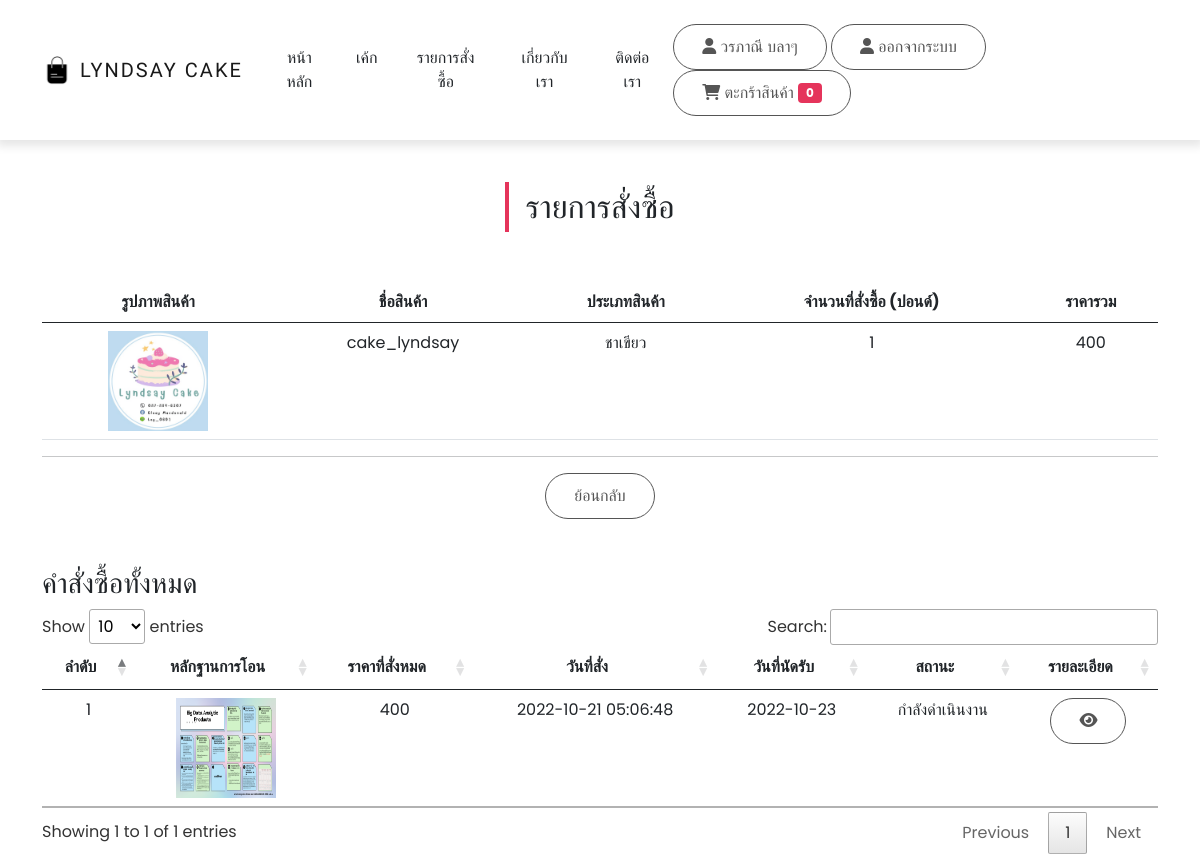
The page /orders.php?detail_order=1 (signed in) on the database its author committed.
### tables this page shows
CREATE TABLE `order_head` (
  `o_id` int(10) NOT NULL,
  `o_dttm` datetime NOT NULL,
  `o_name` varchar(255) NOT NULL,
  `o_email` varchar(255) NOT NULL,
  `o_phone` varchar(10) NOT NULL,
  `o_lineid` varchar(255) NOT NULL,
  `o_datemeet` varchar(255) NOT NULL,
  `o_prove` text NOT NULL,
  `o_status` int(11) NOT NULL,
  `o_qty` int(11) NOT NULL,
  `o_total` float NOT NULL,
  `user_id` int(11) NOT NULL
);

CREATE TABLE `products` (
  `product_id` int(11) NOT NULL,
  `product_name` varchar(255) NOT NULL,
  `product_detail` text NOT NULL,
  `product_price` int(11) NOT NULL,
  `product_image` text NOT NULL,
  `cate_id` int(11) NOT NULL
);

CREATE TABLE `category` (
  `cate_id` int(11) NOT NULL,
  `cate_name` varchar(255) NOT NULL
);

CREATE TABLE `order_detail` (
  `d_id` int(10) NOT NULL,
  `o_id` int(11) NOT NULL,
  `product_id` int(11) NOT NULL,
  `d_qty` int(11) NOT NULL,
  `d_subtotal` float NOT NULL,
  `d_text` text NOT NULL
);

### orders.php (the view, shortened to what this page needs)
<?php
include_once('system/config.php');
?>
<!DOCTYPE html>
<html lang="en">
<head>
  <link rel="stylesheet" href="css/bootstrap.min.css">
  <link rel="stylesheet" href="css/all.min.css">
  <link rel="stylesheet" href="css/fontawesome.min.css">
  <link rel="stylesheet" href="css/jquery.dataTables.min.css">
  <link rel="stylesheet" href="css/main.css">
</head>
<body>
  <?php include('includes/navbar.inc.php'); ?>
  <section id="section" class="py-5">
    <div class="container">
      <div class="title text-center">
        <h2 class="position-relative d-inline-block">รายการสั่งซื้อ</h2>
      </div>
    </div>
  </section>
  <?php
  if(isset($_GET['detail_order'])) {
    $detail_order_id = $_GET['detail_order'];
  ?>
  <div class="container">
    <table class="table">
      <thead>
        <tr class="text-center">
          <th>รูปภาพสินค้า</th>
          <th>ชื่อสินค้า</th>
          <th>ประเภทสินค้า</th>
          <th>จำนวนที่สั่งซื้อ (ปอนด์)</th>
          <th>ราคารวม</th>
        </tr>
      </thead>
      <tbody>
        <?php
          $list_order_detail_sql = "SELECT * FROM order_head INNER JOIN order_detail ON order_head.o_id = order_detail.o_id INNER JOIN products ON order_detail.product_id = products.product_id INNER JOIN category ON products.cate_id = category.cate_id WHERE order_head.o_id = $detail_order_id";
          $list_order_detail_query = mysqli_query($conn, $list_order_detail_sql);
          while($list_order_detail_row = mysqli_fetch_array($list_order_detail_query)) {
        ?>
        <tr class="text-center">
          <td><img src="img/products/<?= $list_order_detail_row['product_image']; ?>" alt="" width="100" height="100"></td>
          <td><?= $list_order_detail_row['product_name']; ?></td>
          <td><?= $list_order_detail_row['cate_name']; ?></td>
          <td><?= $list_order_detail_row['d_qty']; ?></td>
          <td><?= number_format($list_order_detail_row['d_subtotal']); ?></td>
        </tr>
        <?php } ?>
      </tbody>
    </table>
    <hr>
    <div class="text-center">
      <a href="orders.php" class="btn btn-primary mb-5">ย้อนกลับ</a>
    </div>
  </div>
  <?php } ?>
  <div class="container">
    <h3>คำสั่งซื้อทั้งหมด</h3>
    <table class="table table-hover" id="myTable">
      <thead>
        <tr>
          <th class="text-center">ลำดับ</th>
          <th class="text-center">หลักฐานการโอน</th>
          <th class="text-center">ราคาที่สั่งหมด</th>
          <th class="text-center">วันที่สั่ง</th>
          <th class="text-center">วันที่นัดรับ</th>
          <th class="text-center">สถานะ</th>
          <th class="text-center">รายละเอียด</th>
        </tr>
      </thead>
      <tbody>
        <?php
        $userid = $_SESSION['user_id'];
        $sql = "SELECT * FROM `order_head` WHERE user_id = $userid ORDER BY `o_id` DESC";
        $query = mysqli_query($conn, $sql);
        while($row = mysqli_fetch_array($query)) {
        ?>
        <tr class="text-center">
          <td><?= $row['o_id']; ?></td>
          <td><a href="img/products/<?= $row['o_prove']; ?>" target="_blank"><img src="img/products/<?= $row['o_prove']; ?>" alt="" width="100" height="100"></a></td>
          <td><?= number_format($row['o_total']); ?></td>
          <td><?= $row['o_dttm']; ?></td>
          <td><?= $row['o_datemeet']; ?></td>
          <td>
            <?php
            if($row['o_status'] == 1) {
              echo "เสร็จสิ้นแล้ว";
            } else {
              echo "กำลังดำเนินงาน";
            }
            ?>
          </td>
          <td>
            <a href="orders.php?detail_order=<?= $row['o_id']; ?>" class="btn btn-primary"><i class="fa-solid fa-eye"></i></a>
          </td>
        </tr>
        <?php } ?>
      </tbody>
    </table>
  </div>
</body>
</html>

### css/main.css (style rules this page uses)
:root { --lg-font: 'Kaisei Tokumin', serif; --sm-font: 'Poppins', sans-serif; --pink: #e5345b; }
body { font-family: var(--sm-font); }
.btn:not(.nav-btns button) { background-color: #fff; color: rgb(85, 85, 85); padding: 10px 28px; border-radius: 25px; border: 1px solid rgb(85, 85, 85); }
.title h2::before { position: absolute; content: ""; width: 4px; height: 50px; background-color: var(--pink); left: -20px; top: 50%; -webkit-transform: translateY(-50%); -ms-transform: translateY(-50%); transform: translateY(-50%); }

### rows shown on the page
order_head: products.product_image (picture), products.product_name "cake_lyndsay", category.cate_name "ชาเขียว", order_detail.d_qty "1", order_detail.d_subtotal "400", o_id "1", o_prove (picture), o_total "400", o_dttm "2022-10-21 05:06:48", o_datemeet "2022-10-23", o_status "กำลังดำเนินงาน"

### other values the page prints
$_SESSION['user'] "วรภาณี บลาๆ"
